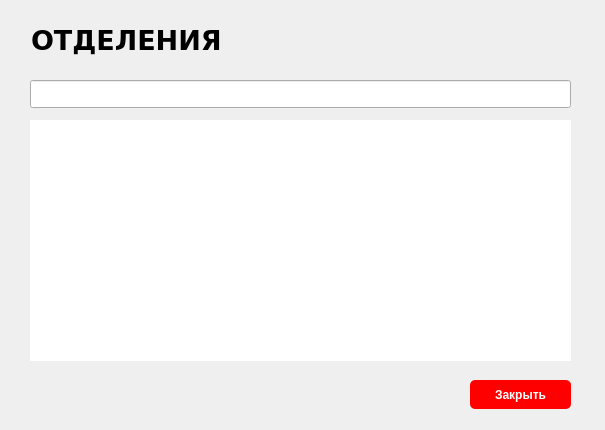
<?xml version="1.0" encoding="UTF-8"?>
<ui version="4.0">
 <class>departmentsdialog</class>
 <widget class="QDialog" name="departmentsdialog">
  <property name="geometry">
   <rect>
    <x>0</x>
    <y>0</y>
    <width>605</width>
    <height>430</height>
   </rect>
  </property>
  <property name="windowTitle">
   <string>Отделения</string>
  </property>
  <widget class="QLabel" name="infoLabel">
   <property name="geometry">
    <rect>
     <x>31</x>
     <y>21</y>
     <width>235</width>
     <height>40</height>
    </rect>
   </property>
   <property name="font">
    <font>
     <family>Verdana</family>
    </font>
   </property>
   <property name="text">
    <string>&lt;html&gt;&lt;head/&gt;&lt;body&gt;&lt;p&gt;&lt;span style=&quot; font-size:20pt; font-weight:700;&quot;&gt;ОТДЕЛЕНИЯ&lt;/span&gt;&lt;/p&gt;&lt;/body&gt;&lt;/html&gt;</string>
   </property>
  </widget>
  <widget class="QTableView" name="departmentsTableView">
   <property name="geometry">
    <rect>
     <x>30</x>
     <y>120</y>
     <width>541</width>
     <height>241</height>
    </rect>
   </property>
   <property name="sizePolicy">
    <sizepolicy hsizetype="Expanding" vsizetype="Expanding">
     <horstretch>0</horstretch>
     <verstretch>0</verstretch>
    </sizepolicy>
   </property>
   <property name="focusPolicy">
    <enum>Qt::FocusPolicy::StrongFocus</enum>
   </property>
   <property name="layoutDirection">
    <enum>Qt::LayoutDirection::LeftToRight</enum>
   </property>
   <property name="styleSheet">
    <string notr="true">QTableView {
    border: none;
    background-color: white;
    gridline-color: #dcdcdc;  /* Светло-серые линии сетки */
    selection-background-color: #e0e0e0; /* Цвет фона при выборе строки */
    selection-color: black; /* Цвет текста при выборе строки */
    font-size: 12pt; /* Размер шрифта */
    color: #333333; /* Цвет текста */
    alternate-background-color: #f9f9f9; /* Цвет фона для четных строк */
}

QTableView::item {
    padding: 5px; /* Отступы внутри ячеек */
    border: none;
    background-color: transparent;
}

QTableView::item:selected {
    background-color: #d0d0d0; /* Цвет фона выбранных ячеек */
}

QHeaderView::section {
    background-color: #f1f1f1; /* Цвет фона для заголовков */
    color: #555555; /* Цвет текста заголовков */
    padding: 5px;
    border: 1px solid #dcdcdc; /* Светло-серая граница */
    font-weight: bold;
    text-align: center;
}

QHeaderView::section:horizontal {
    border-left: none;  /* Убираем левую границу на горизонтальных заголовках */
}

QHeaderView::section:vertical {
    border-top: none;  /* Убираем верхнюю границу на вертикальных заголовках */
}

QTableView::indicator:checked {
    background-color: #999999;  /* Цвет для флажков, если есть */
}

QTableView::indicator:unchecked {
    background-color: #dcdcdc;  /* Цвет для флажков, если нет */
}
</string>
   </property>
   <attribute name="horizontalHeaderCascadingSectionResizes">
    <bool>false</bool>
   </attribute>
  </widget>
  <widget class="QPushButton" name="exitButton">
   <property name="geometry">
    <rect>
     <x>470</x>
     <y>380</y>
     <width>101</width>
     <height>29</height>
    </rect>
   </property>
   <property name="styleSheet">
    <string notr="true">QPushButton {
    background-color: red;
    color: white;
    font-weight: bold;
    border-radius: 5px; /* Округлённые углы */
    padding: 5px; /* Дополнительное пространство внутри кнопки */
}
QPushButton:hover {
    background-color: darkred; /* Цвет при наведении */
}
</string>
   </property>
   <property name="text">
    <string>Закрыть</string>
   </property>
  </widget>
  <widget class="QLineEdit" name="searchLineEdit">
   <property name="geometry">
    <rect>
     <x>30</x>
     <y>80</y>
     <width>541</width>
     <height>28</height>
    </rect>
   </property>
  </widget>
 </widget>
 <resources/>
 <connections/>
</ui>
